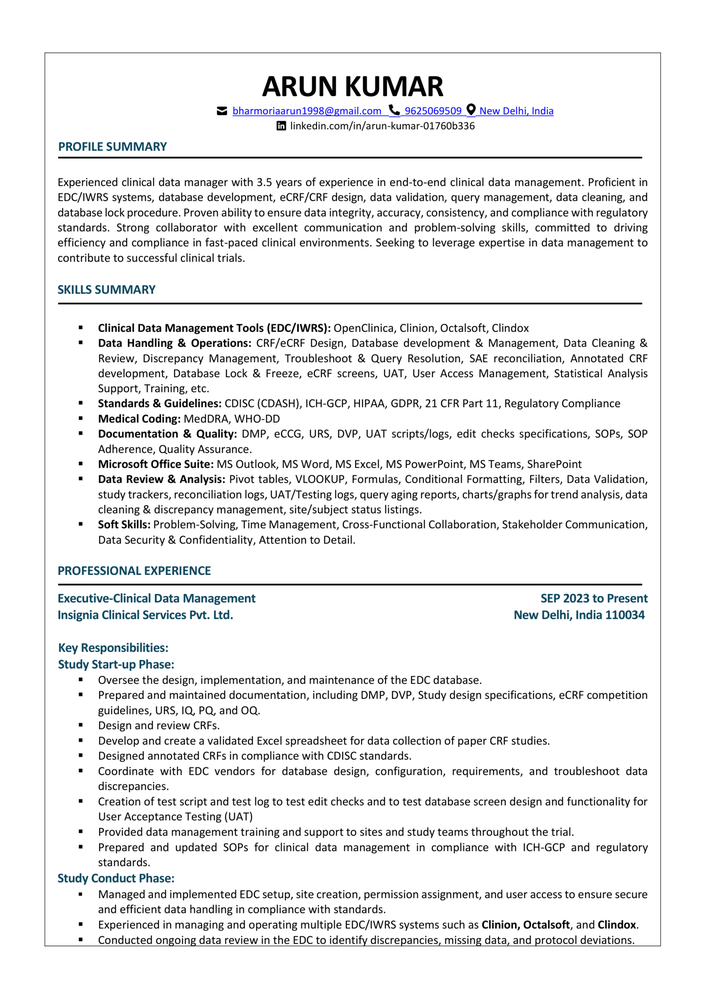
#> input picture converted_pages/Arun_Resume_Clinical Data Mangement-1_page1.png, 706 x 999 px, shrunk from 2480 x 3509 before the run
$ python -i layout.py   (imports and definitions only)
#> lines starting #> are read from the running program, lines starting #| are printed output that depends on the picture; after the words box and inside, x2 and y2 are one past the last pixel; in counts of white or black regions, pixels touching at a corner belong together
import cv2
import numpy as np
import os


# ==========================================
# Detect Resume Layout
# ==========================================

def detect_layout(image_path):
    image = cv2.imread(image_path)
#> image is the input picture: shape (999, 706, 3); mean B, G, R 237.4, 236.9, 236.5
    gray = cv2.cvtColor(image, cv2.COLOR_BGR2GRAY)
    _, thresh = cv2.threshold(gray, 200, 255, cv2.THRESH_BINARY_INV)
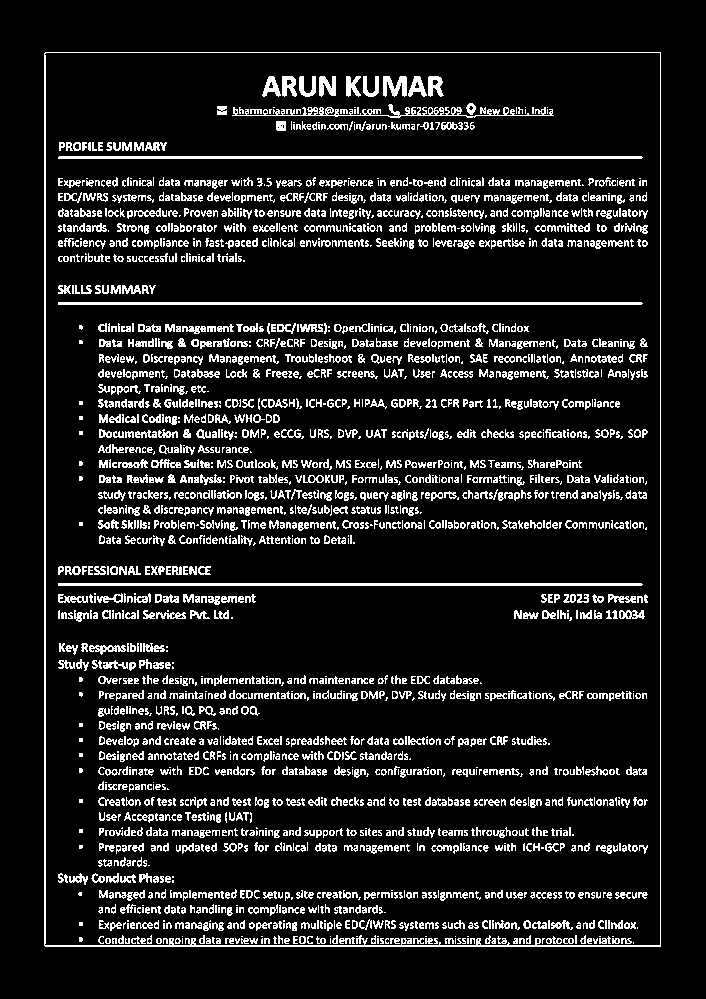
#> thresh: shape (999, 706); 11.5% white in thin lines or dots, all inside (x1, y1, x2, y2) = (44, 52, 661, 947)

    kernel = cv2.getStructuringElement(cv2.MORPH_RECT, (12, 3))
    dilated = cv2.dilate(thresh, kernel, iterations=1)
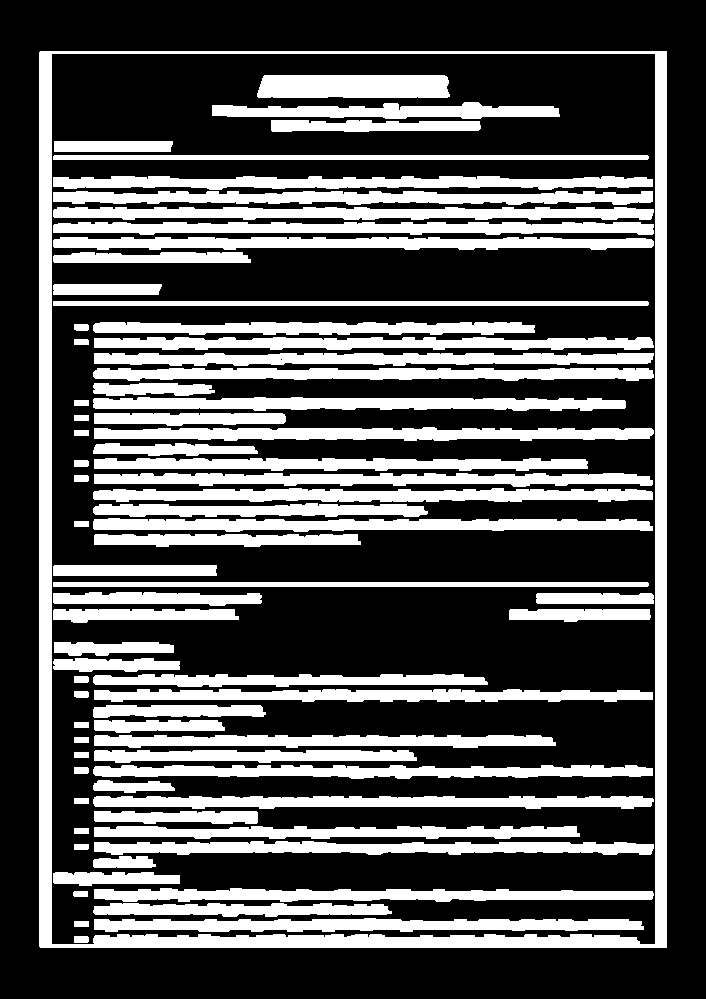
#> dilated: shape (999, 706); 32.3% white; 74 white regions, largest, box (x1, y1, x2, y2) and area: (39, 51, 667, 948) 31291, (53, 191, 653, 205) 6215, (53, 207, 654, 220) 6140
    contours, _ = cv2.findContours(dilated, cv2.RETR_EXTERNAL, cv2.CHAIN_APPROX_SIMPLE)
#> contours = 1 item

    output = image.copy()
    width = image.shape[1]
    page_center = width // 2

    left_boxes = 0
    right_boxes = 0

    for cnt in contours:
        x, y, w, h = cv2.boundingRect(cnt)

        if w < 80 or h < 20:
            continue

        # --- NEW FAIL-SAFE ZONE ---
        # If a text block spans across the middle of the page or is a centered heading,
        # do not count it as a column-defining box.
        if x < page_center and (x + w) > page_center:
            # Draw it in Blue to show it's recognized as a spanning/centered element
            cv2.rectangle(output, (x, y), (x + w, y + h), (255, 0, 0), 2)
            continue

        # Standard bounding box visualization
        cv2.rectangle(output, (x, y), (x + w, y + h), (0, 255, 0), 2)

        box_center = x + w // 2
        if box_center < page_center:
            left_boxes += 1
        else:
            right_boxes += 1
#> this loop made 1 pass
#> (x, y, w, h) on pass 1: (39, 51, 628, 897)
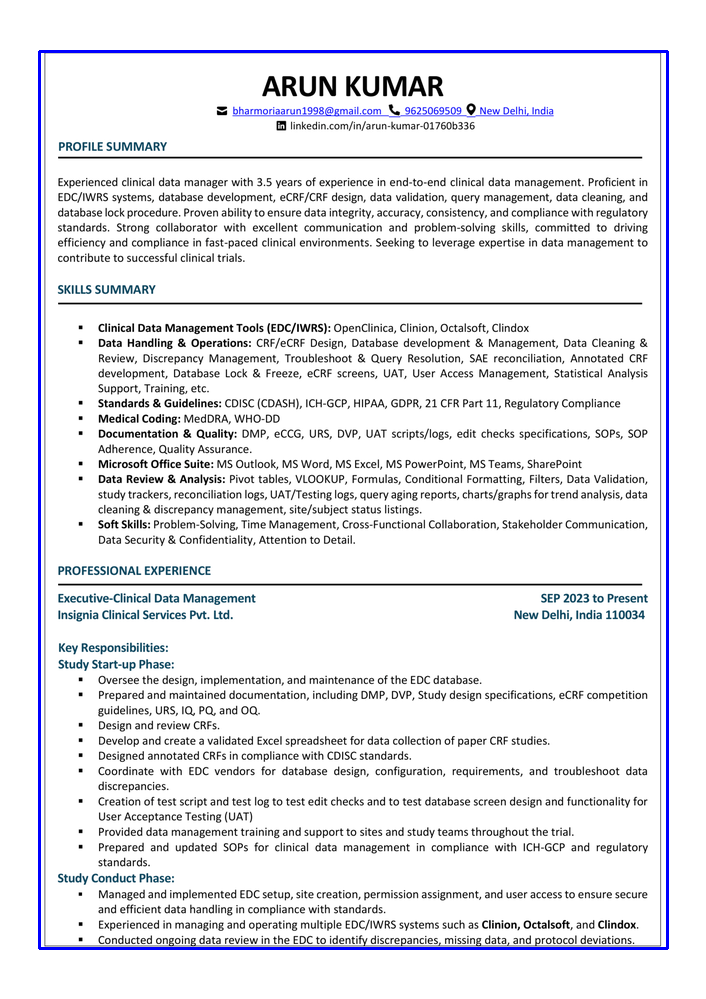
#> output: shape (999, 706, 3); 1.3% of pixels changed, all inside (x1, y1, x2, y2) = (38, 50, 669, 950)
#> after the loop, left_boxes = 0; right_boxes = 0

    cv2.imwrite("dataset/debug_layout.png", output)

    # A true 2-column layout should have substantial blocks split on both sides
    if left_boxes > 5 and right_boxes > 5:
        return "two_column"

    return "single_column"


# ==========================================
# Split Resume Automatically
# ==========================================

# [66 lines left out: functions split_resume, crop_whitespace, not called in this run]

>>> result = detect_layout('../converted_pages/Arun_Resume_Clinical Data Mangement-1_page1.png')

$ run again, on converted_pages/Arun_Resume_Clinical Data Mangement-1_page2.png
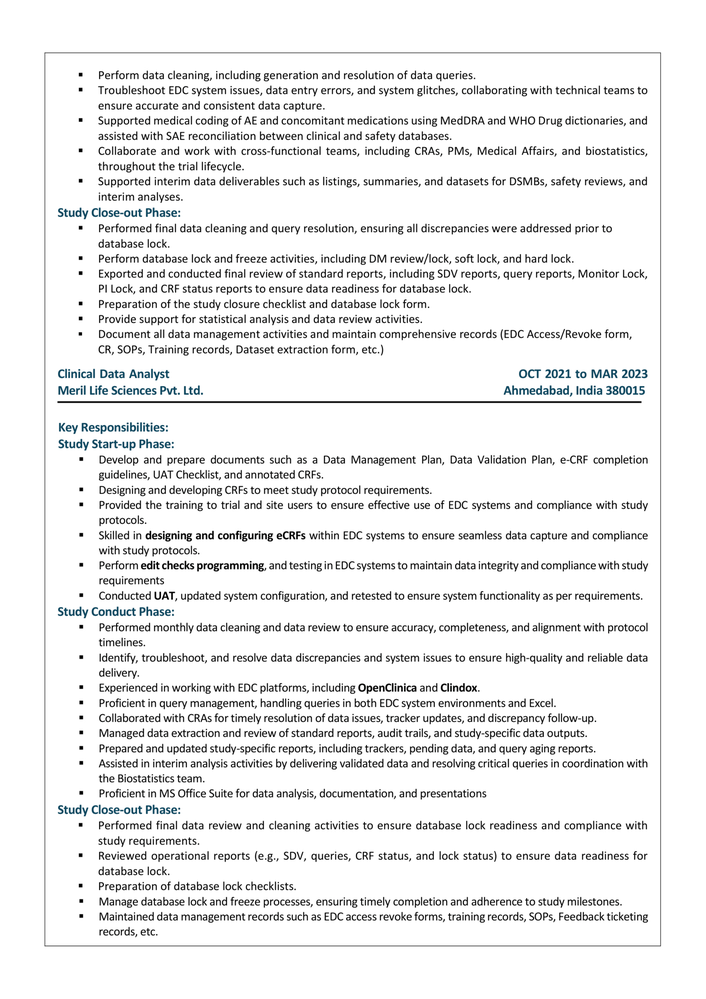
#> input picture converted_pages/Arun_Resume_Clinical Data Mangement-1_page2.png, 706 x 999 px, shrunk from 2480 x 3509 before the run
#> in detect_layout, image is the input picture: shape (999, 706, 3); mean B, G, R 237.7, 237.5, 237.2
#> in detect_layout, `_, thresh = cv2.threshold(gray, 200, 255, cv2.THRESH_BINARY_INV)`:
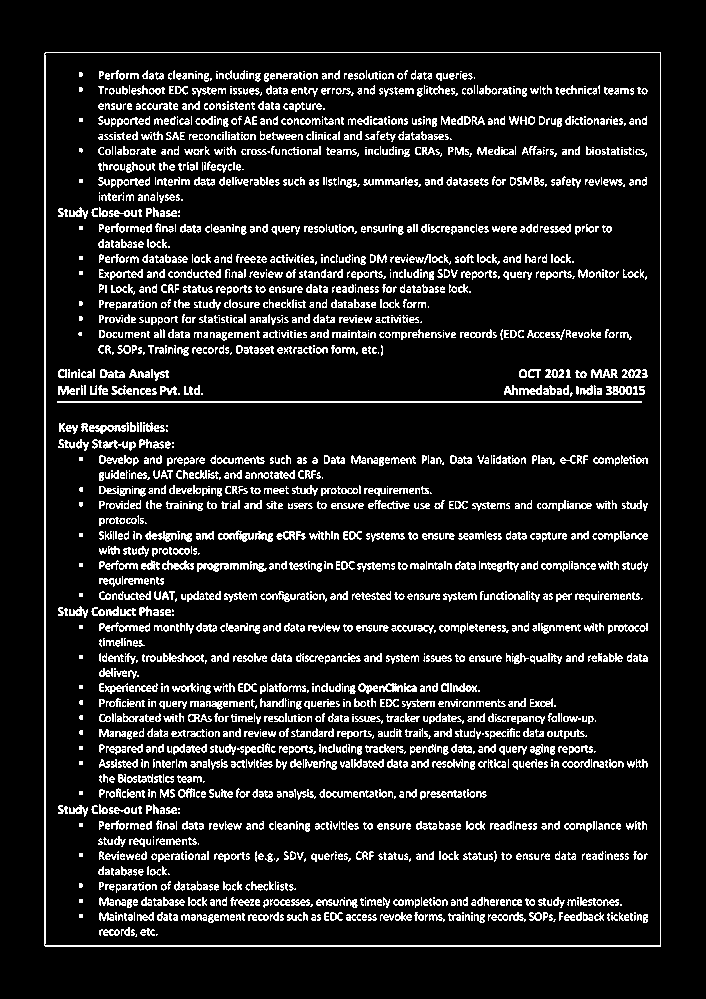
#> thresh: shape (999, 706); 11.2% white in thin lines or dots, all inside (x1, y1, x2, y2) = (44, 52, 661, 947)
#> dilated: shape (999, 706); 32.4% white; 89 white regions, largest, box (x1, y1, x2, y2) and area: (39, 51, 667, 948) 29028, (94, 559, 654, 573) 5936, (94, 758, 654, 771) 5916
#> contours = 1 item
#> the loop in detect_layout, `for cnt in contours:` made 1 pass
#> (x, y, w, h) on pass 1: (39, 51, 628, 897)
#> after the loop in detect_layout, `for cnt in contours:`:
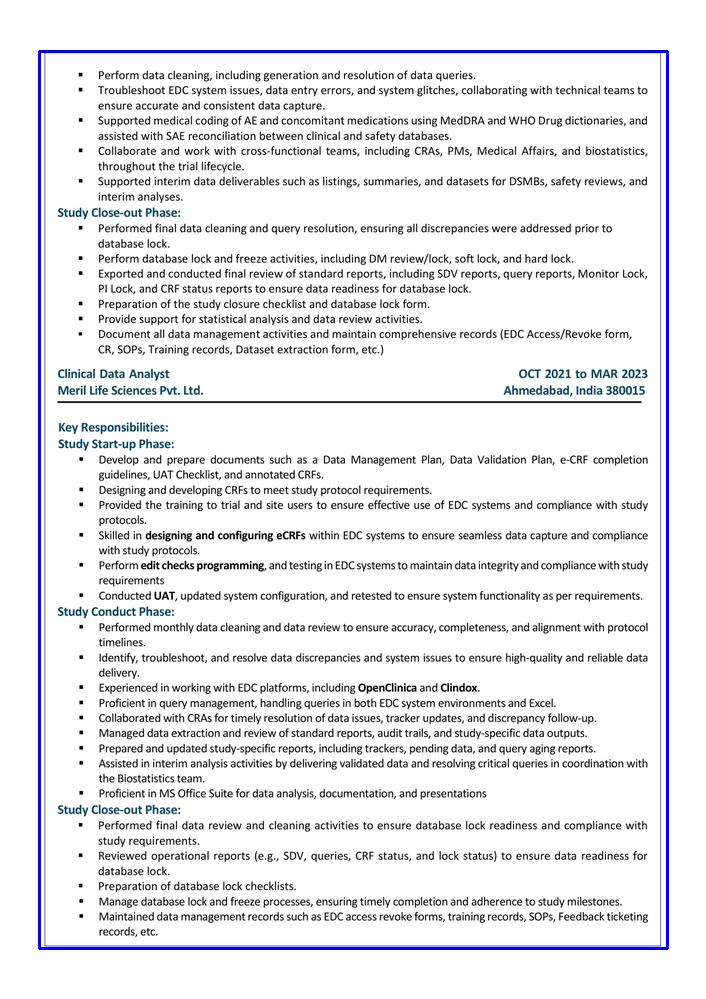
#> output: shape (999, 706, 3); 1.3% of pixels changed, all inside (x1, y1, x2, y2) = (38, 50, 669, 950)
#> after the loop in detect_layout, `for cnt in contours:`: left_boxes = 0

$ run again, on converted_pages/Arun_Resume_Clinical Data Mangement-1_page3.png
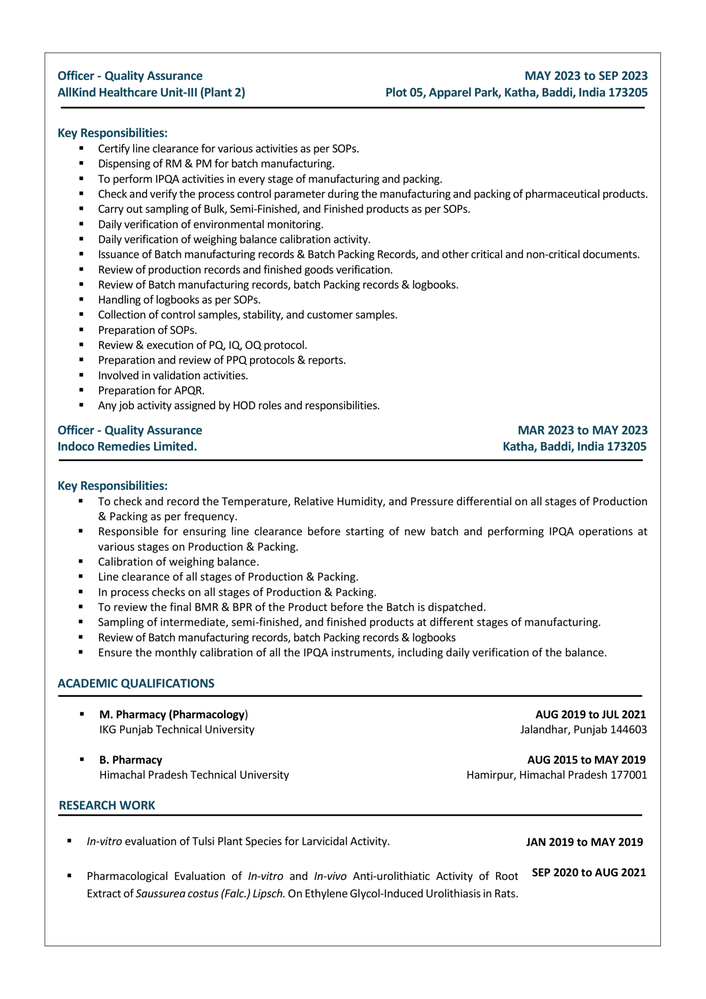
#> input picture converted_pages/Arun_Resume_Clinical Data Mangement-1_page3.png, 706 x 999 px, shrunk from 2480 x 3509 before the run
#> in detect_layout, image is the input picture: shape (999, 706, 3); mean B, G, R 241, 240.8, 240.3
#> in detect_layout, `_, thresh = cv2.threshold(gray, 200, 255, cv2.THRESH_BINARY_INV)`:
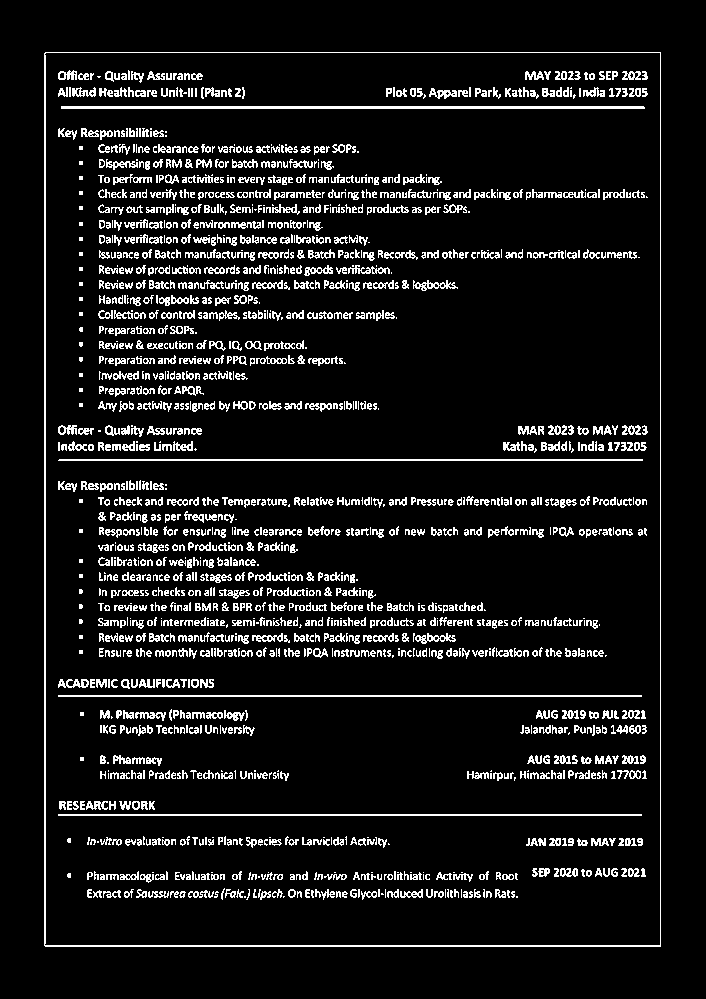
#> thresh: shape (999, 706); 9% white in thin lines or dots, all inside (x1, y1, x2, y2) = (44, 52, 661, 947)
#> dilated: shape (999, 706); 25.8% white; 90 white regions, largest, box (x1, y1, x2, y2) and area: (39, 51, 667, 948) 26644, (94, 525, 653, 539) 5746, (93, 495, 653, 509) 5737
#> contours = 1 item
#> the loop in detect_layout, `for cnt in contours:` made 1 pass
#> (x, y, w, h) on pass 1: (39, 51, 628, 897)
#> after the loop in detect_layout, `for cnt in contours:`:
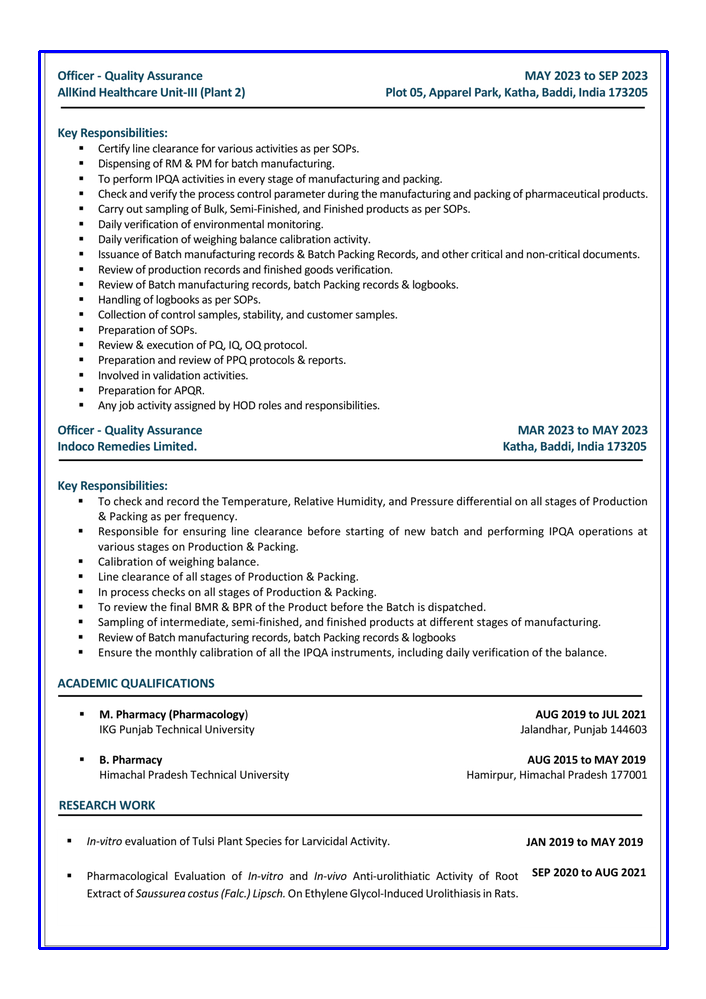
#> output: shape (999, 706, 3); 1.3% of pixels changed, all inside (x1, y1, x2, y2) = (38, 50, 669, 950)
#> after the loop in detect_layout, `for cnt in contours:`: left_boxes = 0
